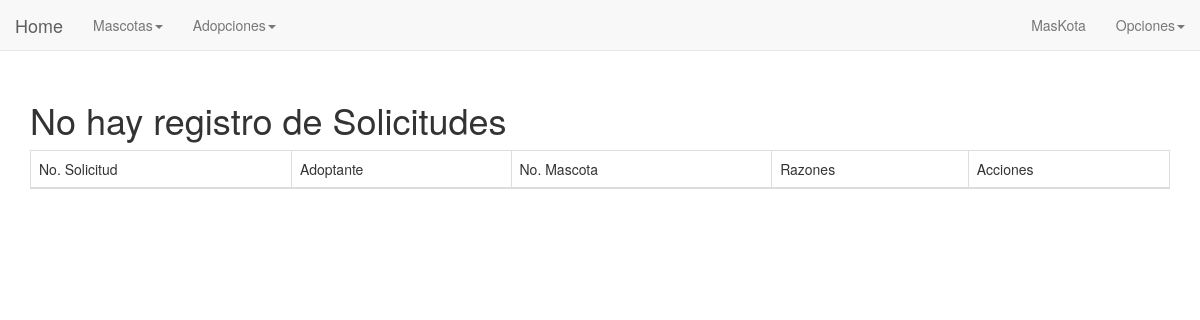
Page /adopcion/solicitud/listar (signed in) on the earlier database version.
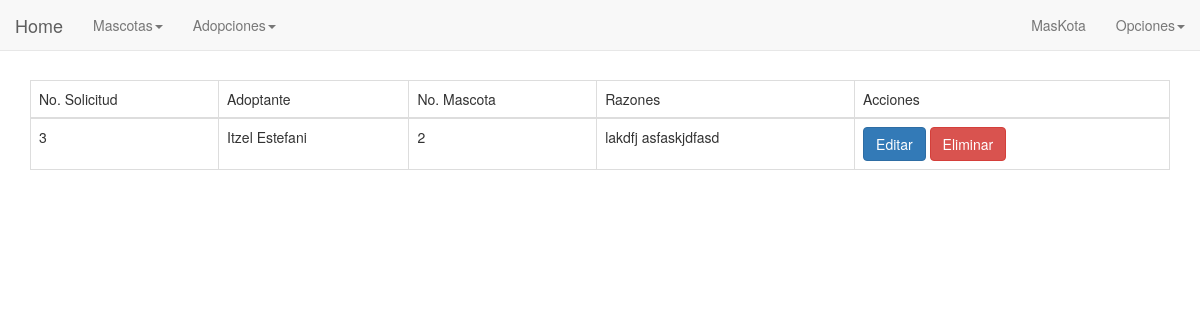
Same page on the later database version.
### adopcion/models.py (models this page shows, shortened)
class Solicitud(models.Model):
	persona = models.ForeignKey(Persona, null=True, blank=True)
	numero_mascotas = models.IntegerField()
	razones = models.TextField()

class Persona(models.Model):
	nombre = models.CharField(max_length=50)
	apellidos = models.CharField(max_length=50)
	edad = models.IntegerField()
	telefono = models.CharField(max_length=12)
	email = models.EmailField()
	domicilio = models.TextField(default='C')

### adopcion/views.py (the view)
class SolicitudList(ListView):
	model = Solicitud
	template_name = 'adopcion/solicitud_list.html'
	paginate_by = 3

### templates/adopcion/solicitud_list.html (shortened to what this page needs)
{% extends 'base/base.html' %}
{% load staticfiles %}
{% block content %}
<table class="table table-bordered">
	<thead>
		<tr>
			<td>No. Solicitud</td>
			<td>Adoptante</td>
			<td>No. Mascota</td>
			<td>Razones</td>
			<td>Acciones</td>
		</tr>
	</thead>
	<tbody>
		{% if object_list %}
		{% for solicitud in object_list %}
		<tr>
			<td>{{ solicitud.id }}</td>
			<td>{{ solicitud.persona.nombre }} {{ solicitud.persona.apellido }}</td>
			<td>{{ solicitud.numero_mascotas }}</td>
			<td>{{ solicitud.razones }}</td>
			<td>
				<a href="{% url 'adopcion:solicitud_editar' solicitud.id %}" class="btn btn-primary">Editar</a>
				<a href="{% url 'adopcion:solicitud_eliminar' solicitud.id %}" class="btn btn-danger">Eliminar</a>
			</td>
		</tr>
		{% endfor %}
		{% else %}
		<h1>No hay registro de Solicitudes</h1>
		{% endif %}
	</tbody>
</table>
<div class="col-md-4 col-md-offset-4">
</div>
{% endblock %}

Differences in the rows shown:
added Solicitud: id "3", persona.nombre "Itzel Estefani", numero_mascotas "2", razones "lakdfj asfaskjdfasd"
Other differences:
text no longer shown: "No hay registro de Solicitudes"
